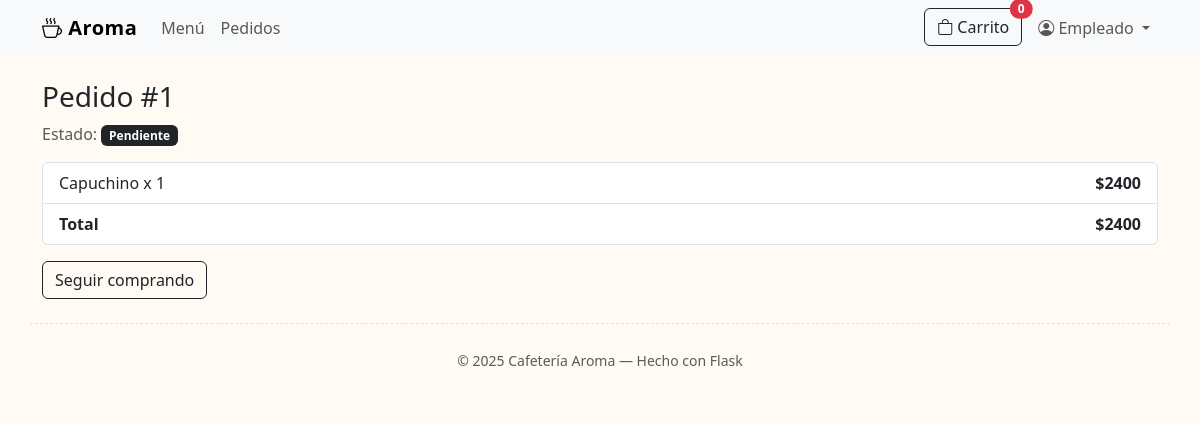
Before: /orders/1 (signed in) with the older database file.
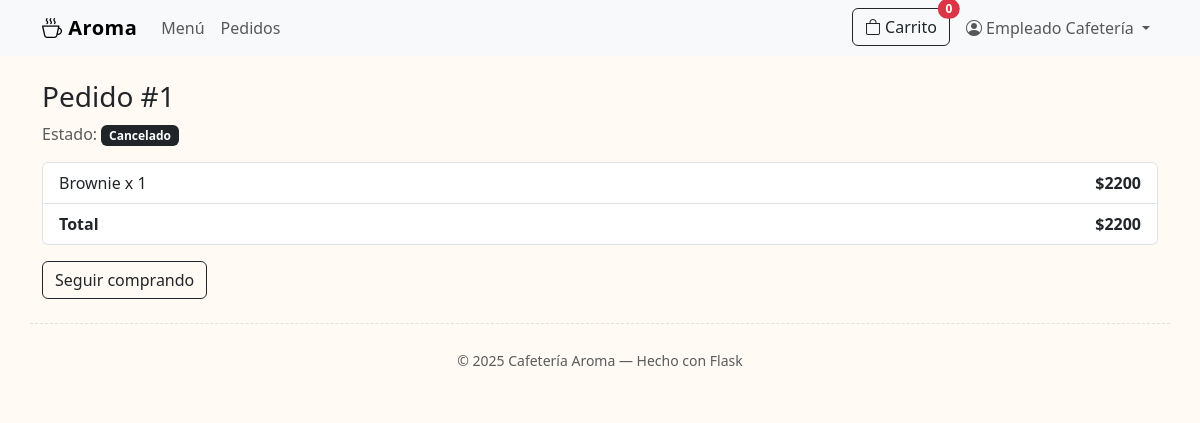
After: the same page with the newer database file.
### models.py (models this page shows, shortened)
class User(UserMixin, db.Model):
    id = db.Column(db.Integer, primary_key=True)
    name = db.Column(db.String(120), nullable=False)
    email = db.Column(db.String(120), unique=True, nullable=False)
    password_hash = db.Column(db.String(255), nullable=False)
    role = db.Column(db.String(20), default=Role.CUSTOMER, nullable=False)
    created_at = db.Column(db.DateTime, default=datetime.utcnow)
    orders = db.relationship("Order", back_populates="user", lazy=True)
    def is_admin(self):
        return self.role == Role.ADMIN
    def is_employee(self):
        return self.role == Role.EMPLOYEE

class Order(db.Model):
    id = db.Column(db.Integer, primary_key=True)
    status = db.Column(db.String(30), default="pendiente")  # pendiente -> preparando -> listo -> entregado -> cancelado
    payment_method = db.Column(db.String(30), default="efectivo")  # efectivo/tarjeta
    total = db.Column(db.Float, default=0.0)
    created_at = db.Column(db.DateTime, default=datetime.utcnow)
    user_id = db.Column(db.Integer, db.ForeignKey("user.id"), nullable=True)
    user = db.relationship("User", back_populates="orders")
    items = db.relationship("OrderItem", back_populates="order", cascade="all, delete-orphan", lazy=True)

class OrderItem(db.Model):
    id = db.Column(db.Integer, primary_key=True)
    quantity = db.Column(db.Integer, nullable=False, default=1)
    unit_price = db.Column(db.Float, nullable=False)
    product_id = db.Column(db.Integer, db.ForeignKey("product.id"), nullable=False)
    product = db.relationship("Product")
    order_id = db.Column(db.Integer, db.ForeignKey("order.id"), nullable=False)
    order = db.relationship("Order", back_populates="items")

class Product(db.Model):
    id = db.Column(db.Integer, primary_key=True)
    name = db.Column(db.String(180), nullable=False)
    description = db.Column(db.Text, nullable=True)
    price = db.Column(db.Float, nullable=False)
    stock = db.Column(db.Integer, default=0)
    image_url = db.Column(db.String(255), nullable=True)
    is_active = db.Column(db.Boolean, default=True)
    created_at = db.Column(db.DateTime, default=datetime.utcnow)
    category_id = db.Column(db.Integer, db.ForeignKey("category.id"), nullable=True)
    category = db.relationship("Category", back_populates="products")

### app.py (the view)
    @app.get("/orders/<int:order_id>")
    @login_required
    def order_tracking(order_id):
        order = db.session.get(Order, order_id)
        if not order or (not current_user.is_admin() and not current_user.is_employee() and order.user_id != current_user.id):
            abort(404)
        return render_template("order_tracking.html", order=order)

### templates/order_tracking.html
{% extends "base.html" %}
{% block content %}
  <h3>Pedido #{{ order.id }}</h3>
  <p class="text-muted">Estado: <span class="badge text-bg-dark">{{ order.status|capitalize }}</span></p>
  <ul class="list-group mb-3">
    {% for it in order.items %}
      <li class="list-group-item d-flex justify-content-between align-items-center">
        <span>{{ it.product.name }} x {{ it.quantity }}</span>
        <strong>${{ '%.0f'|format(it.quantity * it.unit_price) }}</strong>
      </li>
    {% endfor %}
    <li class="list-group-item d-flex justify-content-between">
      <strong>Total</strong>
      <strong>${{ '%.0f'|format(order.total) }}</strong>
    </li>
  </ul>
  <a class="btn btn-outline-dark" href="{{ url_for('menu') }}">Seguir comprando</a>
{% endblock %}

### templates/base.html (shortened to what this page needs)
{% set cart_count = session.get('cart', {})|map('int')|list|length and session.get('cart', {})|dictsort(false) %}
<!doctype html>
<html lang="es">
  <head>
    <link href="https://cdn.jsdelivr.net/npm/bootstrap@5.3.2/dist/css/bootstrap.min.css" rel="stylesheet">
    <link href="https://cdn.jsdelivr.net/npm/bootstrap-icons@1.11.3/font/bootstrap-icons.css" rel="stylesheet">
    <link href="{{ url_for('static', filename='css/styles.css') }}" rel="stylesheet">
  </head>
  <body>
    <nav class="navbar navbar-expand-lg bg-body-tertiary sticky-top">
      <div class="container">
        <a class="navbar-brand" href="{{ url_for('index') }}"><i class="bi bi-cup-hot"></i> Aroma</a>
        <div class="collapse navbar-collapse" id="nav">
          <ul class="navbar-nav me-auto mb-2 mb-lg-0">
            <li class="nav-item"><a class="nav-link" href="{{ url_for('menu') }}">Menú</a></li>
            {% if current_user.is_authenticated and (current_user.is_admin() or current_user.is_employee()) %}
              <li class="nav-item"><a class="nav-link" href="{{ url_for('employee_orders') }}">Pedidos</a></li>
            {% endif %}
          </ul>
          <ul class="navbar-nav ms-auto">
            <li class="nav-item me-2">
              <a class="btn btn-outline-dark position-relative" href="{{ url_for('cart') }}">
                <i class="bi bi-bag"></i> Carrito
                <span id="cart-count" class="position-absolute top-0 start-100 translate-middle badge rounded-pill bg-danger">
                  {{ (session.get('cart') or {}).values()|sum if session.get('cart') else 0 }}
                </span>
              </a>
            </li>
            {% if current_user.is_authenticated %}
            <li class="nav-item dropdown">
              <a class="nav-link dropdown-toggle" role="button" data-bs-toggle="dropdown">
                <i class="bi bi-person-circle"></i> {{ current_user.name }}
              </a>
            </li>
            {% else %}
              <li class="nav-item"><a class="btn btn-dark" href="{{ url_for('login') }}">Ingresar</a></li>
            {% endif %}
          </ul>
        </div>
      </div>
    </nav>
    <main class="container my-4">
      {% block content %}{% endblock %}
    </main>
    <footer class="container py-4 text-center text-muted">
      <small>© {{ 2025 }} Cafetería Aroma — Hecho con Flask</small>
    </footer>
  </body>
</html>

Changed rows visible on the page:
changed User: name "Empleado" → "Empleado Cafetería"
changed Order id 1: status "Pendiente" → "Cancelado"; total "2400" → "2200"
changed OrderItem: product.name "Capuchino" → "Brownie"; it.quantity*it.unit_price "2400" → "2200"
